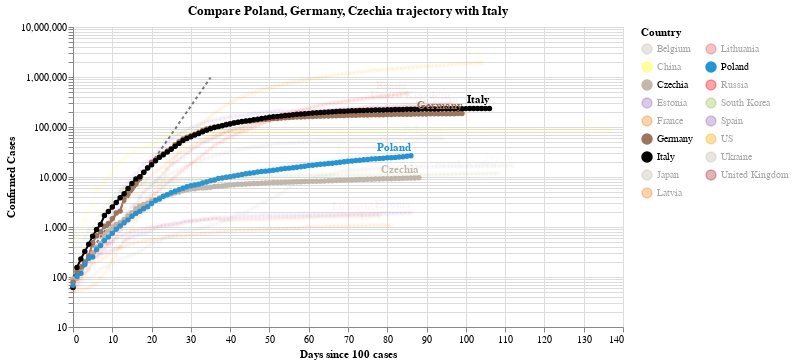

Notebook code for this chart:
### Code cell
#hide_input
chart2 = make_since_chart(dff2,['Poland', 'Germany', 'Czechia'], baseline_countries)
chart2

### Figure 1 — Vega-Lite specification as saved in the notebook (floating-point values rounded to 4 significant figures; data arrays with more than 128 entries replaced by an {"elided": "..."} marker saying what was removed)
{"config": {"view": {"continuousWidth": 400, "continuousHeight": 300}}, "layer": [{"data": {"name": "data-628230001892d6798b50651be41d1b3e"}, "mark": {"type": "line", "color": "black", "opacity": 0.5, "strokeDash": [3, 3]}, "encoding": {"x": {"type": "quantitative", "field": "Days since 100 cases"}, "y": {"type": "quantitative", "field": "Confirmed Cases"}}}, {"data": {"name": "data-960c7b7d2c62b26fa156b344af1376f8"}, "mark": {"type": "line", "point": true}, "encoding": {"color": {"type": "nominal", "field": "Country", "legend": {"columns": 2}, "scale": {"domain": ["Belgium", "China", "Czechia", "Estonia", "France", "Germany", "Italy", "Japan", "Latvia", "Lithuania", "Poland", "Russia", "South Korea", "Spain", "US", "Ukraine", "United Kingdom"], "range": ["#C1B7AD", "yellow", "#C1B7AD", "#9467bd", "#F58518", "#9D755D", "black", "#C1B7AD", "#F58518", "#E45756", "#2495D3", "red", "#A1BA59", "#9467bd", "orange", "#C1B7AD", "brown"]}}, "opacity": {"condition": {"value": 1, "selection": "selector002"}, "value": 0.05}, "tooltip": [{"type": "nominal", "field": "Country"}, {"type": "temporal", "field": "Date"}, {"type": "quantitative", "field": "Confirmed Cases"}, {"type": "quantitative", "field": "Days since 100 cases"}], "x": {"type": "quantitative", "field": "Days since 100 cases"}, "y": {"type": "quantitative", "field": "Confirmed Cases", "scale": {"type": "log"}}}, "selection": {"selector002": {"type": "multi", "fields": ["Country"], "bind": "legend", "init": [{"Country": "Poland"}, {"Country": "Germany"}, {"Country": "Czechia"}, {"Country": "Italy"}]}}, "width": 550}, {"data": {"name": "data-960c7b7d2c62b26fa156b344af1376f8"}, "mark": {"type": "text", "align": "right", "dy": -8, "fontWeight": "bold"}, "encoding": {"color": {"type": "nominal", "field": "Country", "legend": {"columns": 2}, "scale": {"domain": ["Belgium", "China", "Czechia", "Estonia", "France", "Germany", "Italy", "Japan", "Latvia", "Lithuania", "Poland", "Russia", "South Korea", "Spain", "US", "Ukraine", "United Kingdom"], "range": ["#C1B7AD", "yellow", "#C1B7AD", "#9467bd", "#F58518", "#9D755D", "black", "#C1B7AD", "#F58518", "#E45756", "#2495D3", "red", "#A1BA59", "#9467bd", "orange", "#C1B7AD", "brown"]}}, "opacity": {"condition": {"value": 1, "selection": "selector002"}, "value": 0.05}, "text": {"type": "nominal", "field": "Country"}, "tooltip": [{"type": "nominal", "field": "Country"}, {"type": "temporal", "field": "Date"}, {"type": "quantitative", "field": "Confirmed Cases"}, {"type": "quantitative", "field": "Days since 100 cases"}], "x": {"type": "quantitative", "field": "Days since 100 cases"}, "y": {"type": "quantitative", "field": "Confirmed Cases", "scale": {"type": "log"}}}, "transform": [{"filter": "(datum['Date'] >= 1591488000000)"}], "width": 550}], "title": "Compare Poland, Germany, Czechia trajectory with Italy", "$schema": "https://vega.github.io/schema/vega-lite/v4.0.2.json", "datasets": {"data-628230001892d6798b50651be41d1b3e": [{"Days since 100 cases": 0, "Confirmed Cases": 100.0}, {"Days since 100 cases": 1, "Confirmed Cases": 130.0}, {"Days since 100 cases": 2, "Confirmed Cases": 169.0}, {"Days since 100 cases": 3, "Confirmed Cases": 219.7}, {"Days since 100 cases": 4, "Confirmed Cases": 285.6}, {"Days since 100 cases": 5, "Confirmed Cases": 371.3}, {"Days since 100 cases": 6, "Confirmed Cases": 482.7}, {"Days since 100 cases": 7, "Confirmed Cases": 627.5}, {"Days since 100 cases": 8, "Confirmed Cases": 815.7}, {"Days since 100 cases": 9, "Confirmed Cases": 1060.0}, {"Days since 100 cases": 10, "Confirmed Cases": 1379.0}, {"Days since 100 cases": 11, "Confirmed Cases": 1792.0}, {"Days since 100 cases": 12, "Confirmed Cases": 2330.0}, {"Days since 100 cases": 13, "Confirmed Cases": 3029.0}, {"Days since 100 cases": 14, "Confirmed Cases": 3937.0}, {"Days since 100 cases": 15, "Confirmed Cases": 5119.0}, {"Days since 100 cases": 16, "Confirmed Cases": 6654.0}, {"Days since 100 cases": 17, "Confirmed Cases": 8650.0}, {"Days since 100 cases": 18, "Confirmed Cases": 11250.0}, {"Days since 100 cases": 19, "Confirmed Cases": 14620.0}, {"Days since 100 cases": 20, "Confirmed Cases": 19000.0}, {"Days since 100 cases": 21, "Confirmed Cases": 24710.0}, {"Days since 100 cases": 22, "Confirmed Cases": 32120.0}, {"Days since 100 cases": 23, "Confirmed Cases": 41750.0}, {"Days since 100 cases": 24, "Confirmed Cases": 54280.0}, {"Days since 100 cases": 25, "Confirmed Cases": 70560.0}, {"Days since 100 cases": 26, "Confirmed Cases": 91730.0}, {"Days since 100 cases": 27, "Confirmed Cases": 119300.0}, {"Days since 100 cases": 28, "Confirmed Cases": 155000.0}, {"Days since 100 cases": 29, "Confirmed Cases": 201500.0}, {"Days since 100 cases": 30, "Confirmed Cases": 262000.0}, {"Days since 100 cases": 31, "Confirmed Cases": 340600.0}, {"Days since 100 cases": 32, "Confirmed Cases": 442800.0}, {"Days since 100 cases": 33, "Confirmed Cases": 575600.0}, {"Days since 100 cases": 34, "Confirmed Cases": 748300.0}, {"Days since 100 cases": 35, "Confirmed Cases": 972800.0}], "data-960c7b7d2c62b26fa156b344af1376f8": {"elided": "1652 records"}}}
